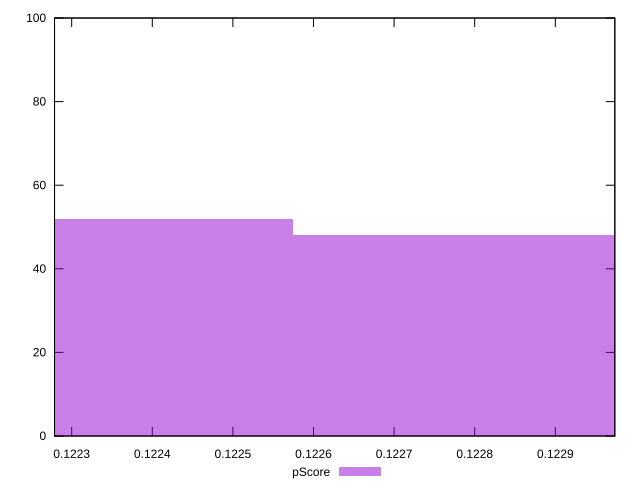

The script that saved this image:
reset

$pScore <<EOF
0.12231806383881878 52
0.12282985490090588 48
EOF

set key outside below
set boxwidth 0.0005117910620871079
set xrange [0.12227870533862284:0.12297384691587249]
set yrange [0:100]
set trange [0:100]
set style fill transparent solid 0.5 noborder
set terminal svg size 640, 490 enhanced background rgb 'white'
set output "reprap/uses-long-cache-ttl/samples/pages+cached/pScore/histogram.svg"

plot $pScore title "pScore" with boxes

reset
